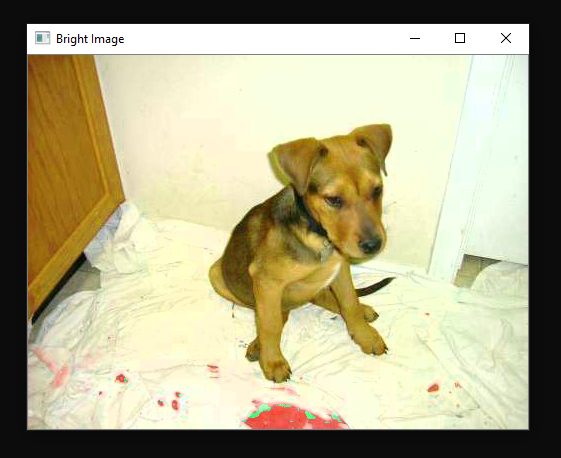
#> input picture Bright Image.PNG, 561 x 458 px
$ python Image_Augmenter_code.py
#> lines starting #> are read from the running program, lines starting #| are printed output that depends on the picture
import cv2
import numpy as np
import pandas as pd
import matplotlib.pyplot as plt
import random

path = str(input("Enter your path : "))
#> the answer given: Bright Image.PNG
image = cv2.imread(path)
#> image is the input picture: shape (458, 561, 3); mean B, G, R 138.2, 170.7, 176.5

def fill(image, h, w):
    image = cv2.resize(image, (h, w), cv2.INTER_CUBIC)
    return image

def horizontal_shift(image):
    ratio = round((random.uniform(0.0, 1.0)), 1)
    if ratio > 1 or ratio < 0:
        print('Value should be less than 1 and greater than 0')
        return image
    #this is for choosing right shift or left shift.
    #right means - positive ratio
    #left means - negative ratio
    ratio = random.uniform(-ratio, ratio)
    h, w = image.shape[:2]
#> h = 458; w = 561
    to_shift = w*ratio
#> to_shift = 231.5
    if ratio > 0:
        image = image[:, :int(w-to_shift), :]
#> image: shape (458, 329, 3)
    if ratio < 0:
        image = image[:, int(-1*to_shift):, :]
    image = fill(image, h, w)
    return image

def vertical_shift(image):
    ratio = round((random.uniform(0.0, 1.0)), 1)
    if ratio > 1 or ratio < 0:
        print('Value should be less than 1 and greater than 0')
        return img
    #this is for choosing up shift or down shift.
    #down means - positive ratio
    #up means - negative ratio
    ratio = random.uniform(-ratio, ratio)
    h, w = image.shape[:2]
#> h = 458; w = 561
    to_shift = h*ratio
#> to_shift = -88.33
    if ratio > 0:
        image = image[:int(h-to_shift), :, :]
    if ratio < 0:
        image = image[:int(-1*to_shift), :, :]
#> image: shape (88, 561, 3)
    image = fill(image, h, w)
    return image

def brightness(image):
    low = round((random.uniform(0.0, 1.0)), 1)
    high = random.uniform(1, 5)
    value = random.uniform(low, high)
    image = cv2.cvtColor(image, cv2.COLOR_BGR2HSV)
#> image: shape (458, 561, 3); mean H, S, V 22.6, 56.6, 179.2
    hsv = np.array(image, dtype = np.float64)
#> hsv: shape (458, 561, 3) float64; mean H, S, V 22.6, 56.6, 179.2
    hsv[:,:,0] = hsv[:,:,0]*value
#> hsv: shape (458, 561, 3) float64; mean H, S, V 48.8, 56.6, 179.2
    hsv[:,:,0][hsv[:,:,0]>255]  = 255
#> hsv: shape (458, 561, 3) float64; mean H, S, V 48.8, 56.6, 179.2
    hsv[:,:,2] = hsv[:,:,2]*value
#> hsv: shape (458, 561, 3) float64; mean H, S, V 48.8, 56.6, 387.3
    hsv[:,:,2][hsv[:,:,2]>255]  = 255
#> hsv: shape (458, 561, 3) float64; mean H, S, V 48.8, 56.6, 205.2
    hsv = np.array(hsv, dtype = np.uint8)
#> hsv: shape (458, 561, 3); mean H, S, V 48.4, 56.6, 205
    image = cv2.cvtColor(hsv, cv2.COLOR_HSV2BGR)
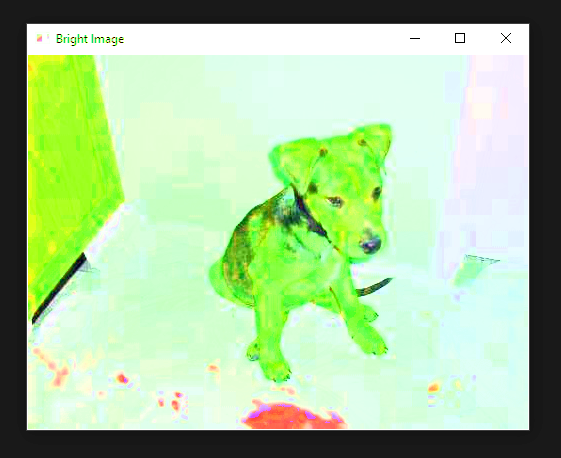
#> image: shape (458, 561, 3); mean B, G, R 156.2, 202.8, 169.3
    return image

def zoom(image):
    value = round((random.uniform(0.0, 1.0)), 1)
    if value > 1 or value < 0:
        print('Value for zoom should be less than 1 and greater than 0')
        return image
    value = random.uniform(value, 1)
    h, w = image.shape[:2]
#> h = 458; w = 561
    h_taken = int(value*h)
#> h_taken = 290
    w_taken = int(value*w)
#> w_taken = 355
    h_start = random.randint(0, h-h_taken)
#> h_start = 149
    w_start = random.randint(0, w-w_taken)
#> w_start = 55
    image = image[h_start:h_start+h_taken, w_start:w_start+w_taken, :]
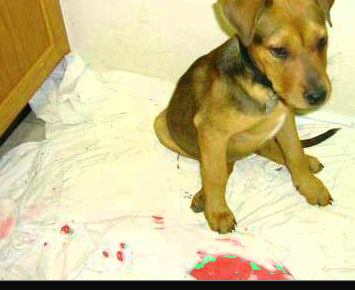
#> image: shape (290, 355, 3); mean of channels 0, 1, 2 144, 192.6, 205.4; drawn as B, G, R
    image = fill(image, h, w)
#> call 3 of fill, with h = 458, w = 561
#> in fill (call 3), `image = cv2.resize(image, (h, w), cv2.INTER_CUBIC)`:
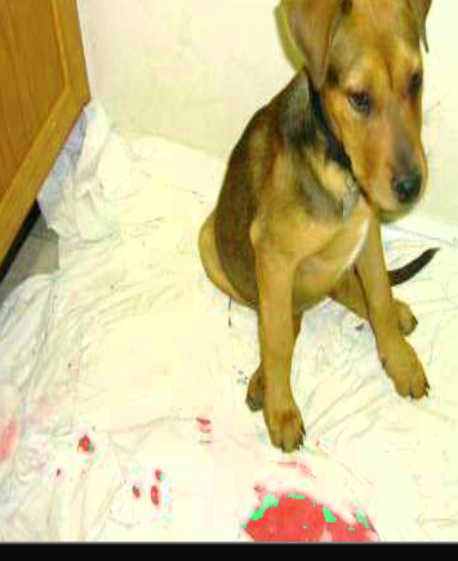
#> image: shape (561, 458, 3); mean of channels 0, 1, 2 143.9, 192.5, 205.3; drawn as B, G, R
    return image

def channel_shift(image):
    value = random.randrange(255)
    value = int(random.uniform(-value, value))
    image = image + value
#> image: shape (458, 561, 3) int16
    image[:,:,:][image[:,:,:]>255]  = 255
    image[:,:,:][image[:,:,:]<0]  = 0
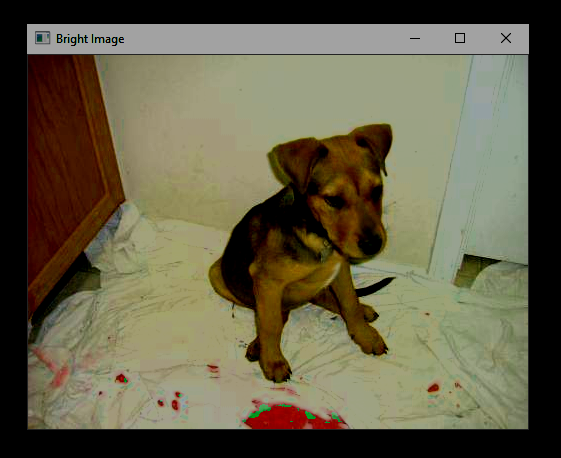
#> image: shape (458, 561, 3) int16; mean of channels 0, 1, 2 72.2, 95.4, 100.8; drawn as B, G, R
    image = image.astype(np.uint8)
    return image

def horizontal_flip(image):
    if True:
        return cv2.flip(image, 1)
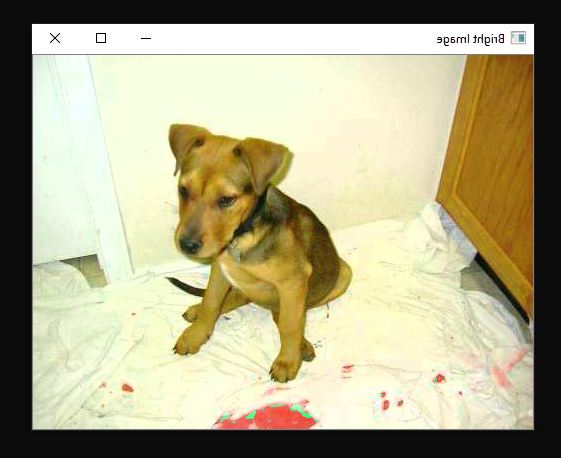
#> returned value: shape (458, 561, 3); mean of channels 0, 1, 2 138.2, 170.7, 176.5; drawn as B, G, R
    else:
        return image

def vertical_flip(image):
    if True:
        return cv2.flip(image, 0)
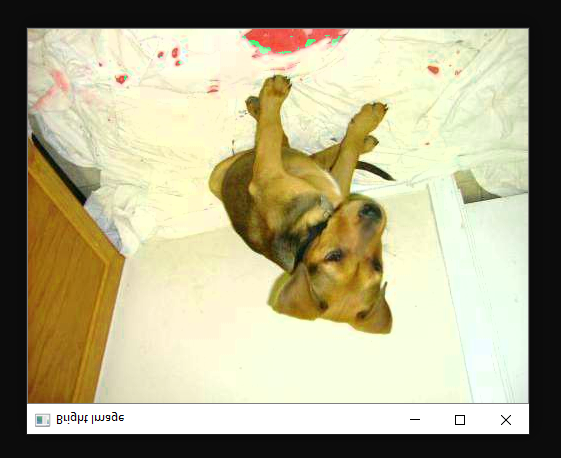
#> returned value: shape (458, 561, 3); mean of channels 0, 1, 2 138.2, 170.7, 176.5; drawn as B, G, R
    else:
        return image

def rotation(image):
    angle = random.randrange(360)
    angle = int(random.uniform(-angle, angle))
    h, w = image.shape[:2]
#> h = 458; w = 561
    M = cv2.getRotationMatrix2D((int(w/2), int(h/2)), angle, 1)
    image = cv2.warpAffine(image, M, (w, h))
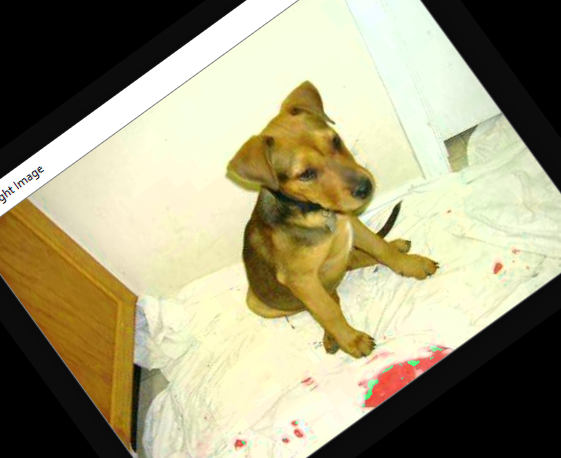
#> image: shape (458, 561, 3); mean of channels 0, 1, 2 122.4, 153.6, 159.3; drawn as B, G, R
    return image

cv2.imshow('Original Image', image)

Horizontal_shift_image = horizontal_shift(image)
cv2.imshow('Horizontal Shift Image', Horizontal_shift_image)

Vertical_shift_image = vertical_shift(image)
cv2.imshow('Vertical Shift Image', Vertical_shift_image)

bright_image = brightness(image)
cv2.imshow('Bright Image', bright_image)

zoom_image = zoom(image)
cv2.imshow('Zoom image', zoom_image)

channel_shift_image = channel_shift(image)
cv2.imshow('Channel Shift Image', channel_shift_image)

horizontal_flip_image = horizontal_flip(image)
cv2.imshow('Horizontal Flip Image', horizontal_flip_image)

vertical_flip_image = vertical_flip(image)
cv2.imshow('Vertical Flip Image', vertical_flip_image)

rotated_image= rotation(image)
cv2.imshow('Rotation Image', rotated_image)
cv2.waitKey(0)
cv2.destroyAllWindows()
